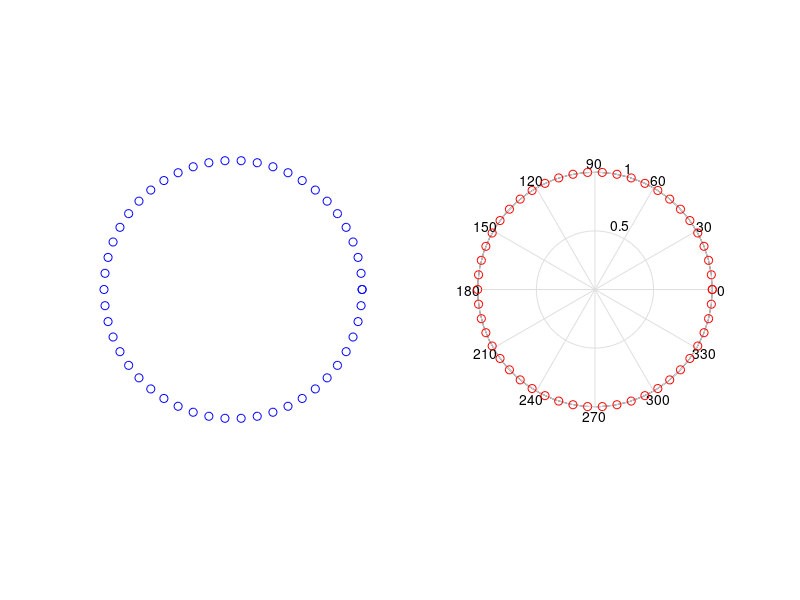

This chart was generated by the following MATLAB code:
function parsePolar
clear all; close all;

thetas=linspace(0,2*pi,51);
r=1;
ps = [r*cos(thetas)' r*sin(thetas)'];
ps
subplot(1,2,1);
plot(ps(:,1),ps(:,2),'bo');
axis equal;
axis off;


for idx=1:length(ps)
    p=ps(idx,:);
    x=p(1);
    y=p(2);
    r = sqrt(x^2+y^2);
%     theta = atan(y/x);
    theta = atan2(y,x);
    deg = theta*180/pi;
    fprintf('x=%.2f y=%.2f r=%.2f deg=%.2f\n',x,y,r,deg);
    subplot(1,2,2);
    polar(theta,r,'ro');
    hold on;
    drawnow;
end


%patch data with a mark on plate.





end